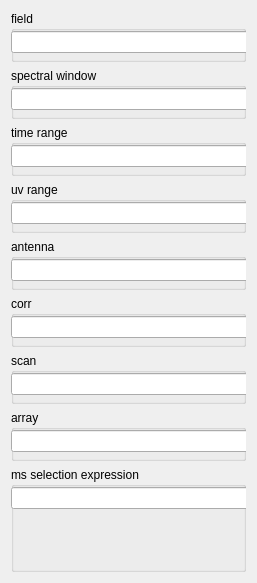
<?xml version="1.0" encoding="UTF-8"?>
<ui version="4.0">
 <class>QtDataMgrMsSelect</class>
 <widget class="QWidget" name="QtDataMgrMsSelect">
  <property name="geometry">
   <rect>
    <x>0</x>
    <y>0</y>
    <width>257</width>
    <height>583</height>
   </rect>
  </property>
  <property name="sizePolicy">
   <sizepolicy hsizetype="Preferred" vsizetype="Fixed">
    <horstretch>0</horstretch>
    <verstretch>0</verstretch>
   </sizepolicy>
  </property>
  <property name="minimumSize">
   <size>
    <width>0</width>
    <height>425</height>
   </size>
  </property>
  <property name="windowTitle">
   <string>Form</string>
  </property>
  <layout class="QVBoxLayout" name="verticalLayout">
   <item>
    <widget class="QGroupBox" name="select_field_group">
     <property name="sizePolicy">
      <sizepolicy hsizetype="Expanding" vsizetype="Fixed">
       <horstretch>0</horstretch>
       <verstretch>0</verstretch>
      </sizepolicy>
     </property>
     <property name="minimumSize">
      <size>
       <width>200</width>
       <height>51</height>
      </size>
     </property>
     <property name="title">
      <string>field</string>
     </property>
     <property name="flat">
      <bool>true</bool>
     </property>
     <widget class="QLineEdit" name="select_field">
      <property name="geometry">
       <rect>
        <x>0</x>
        <y>20</y>
        <width>241</width>
        <height>22</height>
       </rect>
      </property>
      <property name="sizePolicy">
       <sizepolicy hsizetype="Maximum" vsizetype="Fixed">
        <horstretch>0</horstretch>
        <verstretch>0</verstretch>
       </sizepolicy>
      </property>
     </widget>
    </widget>
   </item>
   <item>
    <widget class="QGroupBox" name="select_spw_group">
     <property name="sizePolicy">
      <sizepolicy hsizetype="Expanding" vsizetype="Fixed">
       <horstretch>0</horstretch>
       <verstretch>0</verstretch>
      </sizepolicy>
     </property>
     <property name="minimumSize">
      <size>
       <width>200</width>
       <height>51</height>
      </size>
     </property>
     <property name="title">
      <string>spectral window</string>
     </property>
     <property name="flat">
      <bool>true</bool>
     </property>
     <widget class="QLineEdit" name="select_spw">
      <property name="geometry">
       <rect>
        <x>0</x>
        <y>20</y>
        <width>241</width>
        <height>22</height>
       </rect>
      </property>
      <property name="sizePolicy">
       <sizepolicy hsizetype="Maximum" vsizetype="Fixed">
        <horstretch>0</horstretch>
        <verstretch>0</verstretch>
       </sizepolicy>
      </property>
     </widget>
    </widget>
   </item>
   <item>
    <widget class="QGroupBox" name="select_timerange_group">
     <property name="sizePolicy">
      <sizepolicy hsizetype="Expanding" vsizetype="Fixed">
       <horstretch>0</horstretch>
       <verstretch>0</verstretch>
      </sizepolicy>
     </property>
     <property name="minimumSize">
      <size>
       <width>200</width>
       <height>51</height>
      </size>
     </property>
     <property name="title">
      <string>time range</string>
     </property>
     <property name="flat">
      <bool>true</bool>
     </property>
     <widget class="QLineEdit" name="select_time">
      <property name="geometry">
       <rect>
        <x>0</x>
        <y>20</y>
        <width>241</width>
        <height>22</height>
       </rect>
      </property>
      <property name="sizePolicy">
       <sizepolicy hsizetype="Maximum" vsizetype="Fixed">
        <horstretch>0</horstretch>
        <verstretch>0</verstretch>
       </sizepolicy>
      </property>
     </widget>
    </widget>
   </item>
   <item>
    <widget class="QGroupBox" name="select_uvrange_group">
     <property name="sizePolicy">
      <sizepolicy hsizetype="Expanding" vsizetype="Fixed">
       <horstretch>0</horstretch>
       <verstretch>0</verstretch>
      </sizepolicy>
     </property>
     <property name="minimumSize">
      <size>
       <width>200</width>
       <height>51</height>
      </size>
     </property>
     <property name="title">
      <string>uv range</string>
     </property>
     <property name="flat">
      <bool>true</bool>
     </property>
     <widget class="QLineEdit" name="select_uvrange">
      <property name="geometry">
       <rect>
        <x>0</x>
        <y>20</y>
        <width>241</width>
        <height>22</height>
       </rect>
      </property>
      <property name="sizePolicy">
       <sizepolicy hsizetype="Maximum" vsizetype="Fixed">
        <horstretch>0</horstretch>
        <verstretch>0</verstretch>
       </sizepolicy>
      </property>
     </widget>
    </widget>
   </item>
   <item>
    <widget class="QGroupBox" name="select_antenna_box">
     <property name="sizePolicy">
      <sizepolicy hsizetype="Expanding" vsizetype="Fixed">
       <horstretch>0</horstretch>
       <verstretch>0</verstretch>
      </sizepolicy>
     </property>
     <property name="minimumSize">
      <size>
       <width>200</width>
       <height>51</height>
      </size>
     </property>
     <property name="title">
      <string>antenna</string>
     </property>
     <property name="flat">
      <bool>true</bool>
     </property>
     <widget class="QLineEdit" name="select_antenna">
      <property name="geometry">
       <rect>
        <x>0</x>
        <y>20</y>
        <width>241</width>
        <height>22</height>
       </rect>
      </property>
      <property name="sizePolicy">
       <sizepolicy hsizetype="Maximum" vsizetype="Fixed">
        <horstretch>0</horstretch>
        <verstretch>0</verstretch>
       </sizepolicy>
      </property>
     </widget>
    </widget>
   </item>
   <item>
    <widget class="QGroupBox" name="select_corr_box">
     <property name="sizePolicy">
      <sizepolicy hsizetype="Expanding" vsizetype="Fixed">
       <horstretch>0</horstretch>
       <verstretch>0</verstretch>
      </sizepolicy>
     </property>
     <property name="minimumSize">
      <size>
       <width>200</width>
       <height>51</height>
      </size>
     </property>
     <property name="title">
      <string>corr</string>
     </property>
     <property name="flat">
      <bool>true</bool>
     </property>
     <widget class="QLineEdit" name="select_corr">
      <property name="geometry">
       <rect>
        <x>0</x>
        <y>20</y>
        <width>241</width>
        <height>22</height>
       </rect>
      </property>
      <property name="sizePolicy">
       <sizepolicy hsizetype="Maximum" vsizetype="Fixed">
        <horstretch>0</horstretch>
        <verstretch>0</verstretch>
       </sizepolicy>
      </property>
     </widget>
    </widget>
   </item>
   <item>
    <widget class="QGroupBox" name="select_scan_box">
     <property name="sizePolicy">
      <sizepolicy hsizetype="Expanding" vsizetype="Fixed">
       <horstretch>0</horstretch>
       <verstretch>0</verstretch>
      </sizepolicy>
     </property>
     <property name="minimumSize">
      <size>
       <width>200</width>
       <height>51</height>
      </size>
     </property>
     <property name="title">
      <string>scan</string>
     </property>
     <property name="flat">
      <bool>true</bool>
     </property>
     <widget class="QLineEdit" name="select_scan">
      <property name="geometry">
       <rect>
        <x>0</x>
        <y>20</y>
        <width>241</width>
        <height>22</height>
       </rect>
      </property>
      <property name="sizePolicy">
       <sizepolicy hsizetype="Maximum" vsizetype="Fixed">
        <horstretch>0</horstretch>
        <verstretch>0</verstretch>
       </sizepolicy>
      </property>
     </widget>
    </widget>
   </item>
   <item>
    <widget class="QGroupBox" name="select_array_box">
     <property name="sizePolicy">
      <sizepolicy hsizetype="Expanding" vsizetype="Fixed">
       <horstretch>0</horstretch>
       <verstretch>0</verstretch>
      </sizepolicy>
     </property>
     <property name="minimumSize">
      <size>
       <width>200</width>
       <height>51</height>
      </size>
     </property>
     <property name="title">
      <string>array</string>
     </property>
     <property name="flat">
      <bool>true</bool>
     </property>
     <widget class="QLineEdit" name="select_array">
      <property name="geometry">
       <rect>
        <x>0</x>
        <y>20</y>
        <width>241</width>
        <height>22</height>
       </rect>
      </property>
      <property name="sizePolicy">
       <sizepolicy hsizetype="Maximum" vsizetype="Fixed">
        <horstretch>0</horstretch>
        <verstretch>0</verstretch>
       </sizepolicy>
      </property>
     </widget>
    </widget>
   </item>
   <item>
    <widget class="QGroupBox" name="select_msselect_box">
     <property name="sizePolicy">
      <sizepolicy hsizetype="Minimum" vsizetype="Minimum">
       <horstretch>0</horstretch>
       <verstretch>0</verstretch>
      </sizepolicy>
     </property>
     <property name="minimumSize">
      <size>
       <width>200</width>
       <height>0</height>
      </size>
     </property>
     <property name="title">
      <string>ms selection expression</string>
     </property>
     <property name="flat">
      <bool>true</bool>
     </property>
     <widget class="QLineEdit" name="select_msexpr">
      <property name="geometry">
       <rect>
        <x>0</x>
        <y>20</y>
        <width>241</width>
        <height>22</height>
       </rect>
      </property>
      <property name="sizePolicy">
       <sizepolicy hsizetype="Maximum" vsizetype="Fixed">
        <horstretch>0</horstretch>
        <verstretch>0</verstretch>
       </sizepolicy>
      </property>
     </widget>
    </widget>
   </item>
  </layout>
 </widget>
 <resources/>
 <connections/>
</ui>
